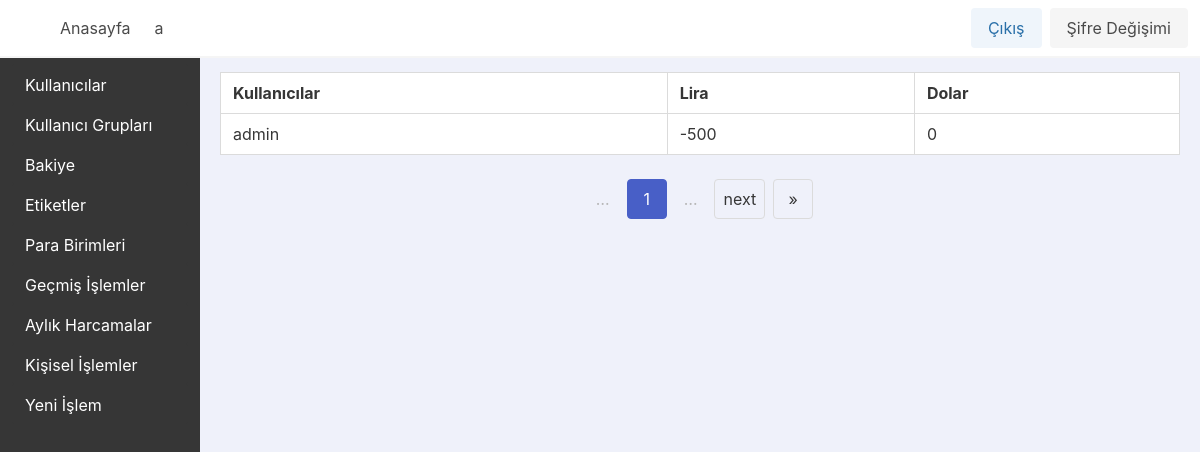
Page /bakiye (signed in) on the committed database.
### app_base/models.py (models this page shows, shortened)
class MuUser(AbstractUser):
    username_validator = UnicodeUsernameValidator()
    username = models.CharField(_("Kullanıcı Adı"), max_length=150, unique=True, help_text=_("Max 150 karakter olabilir. Harfler, sayilar ve sadece @/./+/-/_ olabilir"), validators=[username_validator], error_messages={"unique": _("Bu isimde bir kullanici zaten var")})
    first_name = models.CharField(_("İsim"), max_length=150, blank=True)
    last_name = models.CharField(_("Soyisim"), max_length=150, blank=True)
    email = models.EmailField(_("email address"), blank=True)
    is_staff = models.BooleanField(_("Yönetici Durumu"), default=False, help_text=_("Kullanıcının bu yönetici paneline giriş yapabilmesini belirler."))
    is_active = models.BooleanField(_("active"), default=True, help_text=_("Designates whether this user should be treated as active. " "Unselect this instead of deleting accounts."))
    date_joined = models.DateTimeField(_("date joined"), default=timezone.now)
    currency = models.ForeignKey(Currency, on_delete=models.PROTECT, null=True)
    def calculate_currency_balance(self, currency):
        received = Islemler.objects.filter(kime_gitti=self, currency=currency).aggregate(sum=Sum("miktar"))["sum"] or 0
        sent = Islemler.objects.filter(kimden_geldi=self, currency=currency).aggregate(sum=Sum("miktar"))["sum"] or 0
        return received - sent

class Currency(models.Model):
    name = models.CharField(max_length=255, unique=True)
    abbreviation = models.CharField(max_length=10, unique=True)

### app_base/views.py (the view)
# urls.py: path("bakiye", views.bakiye_view, name="bakiye_view_name"),
@login_required
def bakiye_view(request):
    users = MuUser.objects.all()
    currencies = Currency.objects.all()
    user_balances = []
    for user in users:
        user_balance = {}
        for currency in currencies:
            user_balance[currency.name] = user.calculate_currency_balance(currency)
        user_balances.append((user, user_balance))
    per_page = 1  # You can adjust this as needed
    paginator = Paginator(user_balances, per_page)
    page_number = request.GET.get("page")
    page = paginator.get_page(page_number)
    context = {
        "page": page,
        "currencies": currencies,
    }
    return render(request, "app_base/bakiye.html", context)

### app_base/templatetags/custom_filters.py (called while the page is built)
@register.filter
def get_key(dictionary, key):
    return dictionary.get(key, 0)

### app_base/templates/app_base/bakiye.html (shortened to what this page needs)
{% extends "base.html" %}
{% load custom_filters %}
{% block content %}
    <div class="container mt-4">
        <div class="table-container">
            <table class="table is-bordered is-fullwidth">
                <thead>
                    <tr>
                        <th>Kullanıcılar</th>
                        {% for currency in currencies %}<th>{{ currency.name }}</th>{% endfor %}
                    </tr>
                </thead>
                <tbody>
                    {% for user, balances in page %}
                        <tr>
                            <td>{{ user.username }}</td>
                            {% for currency in currencies %}<td>{{ balances|get_key:currency.name|default_if_none:0 }}</td>{% endfor %}
                        </tr>
                    {% empty %}
                        <tr>
                            <td colspan="{{ currencies|length }}">No data available.</td>
                        </tr>
                    {% endfor %}
                </tbody>
            </table>
        </div>
        <div class="pagination is-centered" role="navigation">
            <ul class="pagination-list">
                <li>
                    <span class="pagination-ellipsis">…</span>
                </li>
                <li>
                    <span class="pagination-link is-current">{{ page.number }}</span>
                </li>
                <li>
                    <span class="pagination-ellipsis">…</span>
                </li>
                {% if page.has_next %}
                    <li>
                        <a class="pagination-link" href="?page={{ page.next_page_number }}">next</a>
                    </li>
                    <li>
                        <a class="pagination-link" href="?page={{ page.paginator.num_pages }}">»</a>
                    </li>
                {% endif %}
            </ul>
        </div>
    </div>
{% endblock content %}

### templates/navbar.html (shortened to what this page needs)
{% load static %}
<nav class="navbar has-background-white has-shadow" x-data="{ open: false }">
    <div class="navbar-brand">
        <a class="navbar-item" x-on:click="muside = !muside">
            <span class="iconify icon is-medium" data-icon="tabler:layout-sidebar-left-expand-filled"></span>
        </a>
    </div>
    <div id="navbarmenu_id" class="navbar-menu" x-bind:class="{ 'is-active': open }">
        <div class="navbar-start">
            <a class="navbar-item is-info is-light" href="{% url "home_view_name" %}">Anasayfa</a>
            {% if user.is_authenticated %}
                <span class="navbar-item">{{ user.username }}</span>
            {% endif %}
        </div>
        <div class="navbar-end">
            <div class="navbar-item">
                <div class="buttons">
                    {% if user.is_authenticated %}
                        <a class="button is-info is-light" href="{% url 'logout_view_name' %}">Çıkış</a>
                        <a class="button is-light" href="{% url 'passchange_view_name' %}">Şifre Değişimi</a>
                    {% else %}
                        <a class="button is-info is-light" href="{% url 'login_view_name' %}">Giriş</a>
                    {% endif %}
                </div>
            </div>
        </div>
    </div>
</nav>

### rows in the picture
MuUser: username "a"
Currency: name "Lira", name "-500"
Currency: name "Dolar", name "0"
MuUser: username "admin"

### other values in the picture
{{ page.number }} "1"
